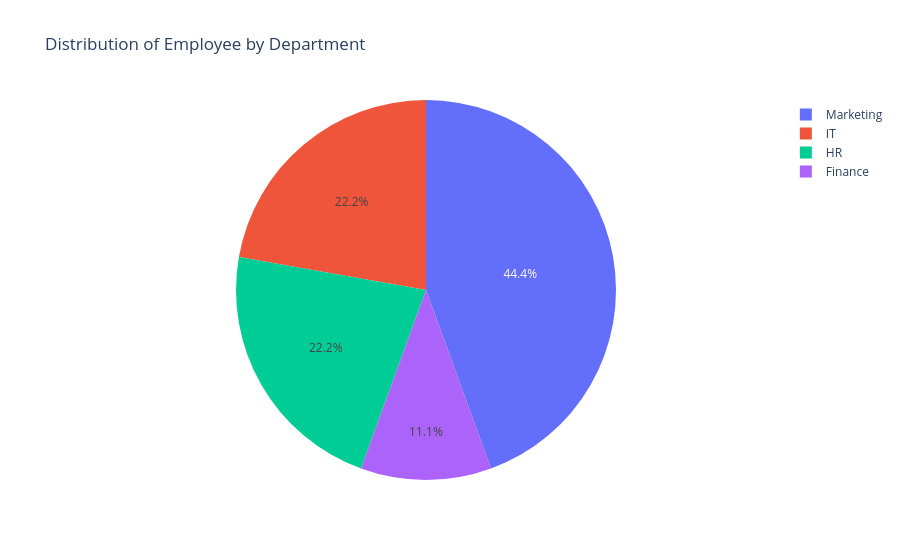

The code cell stored with this chart in its notebook:
### Code cell
dept_count = merge_df['department'].value_counts()
fig = px.pie(
    values=dept_count.values,
    names=dept_count.index,
    title='Distribution of Employee by Department'
)
fig.show()

### Figure 1 — Plotly figure (JSON) as saved in the notebook; plotly's stock layout.template omitted (floating-point values rounded to 4 significant figures)
{"data": [{"domain": {"x": [0, 1], "y": [0, 1]}, "hovertemplate": "label=%{label}<br>value=%{value}<extra></extra>", "labels": ["Marketing", "IT", "HR", "Finance"], "legendgroup": "", "name": "", "showlegend": true, "type": "pie", "values": [4, 2, 2, 1]}], "layout": {"legend": {"tracegroupgap": 0}, "title": {"text": "Distribution of Employee by Department"}}}
